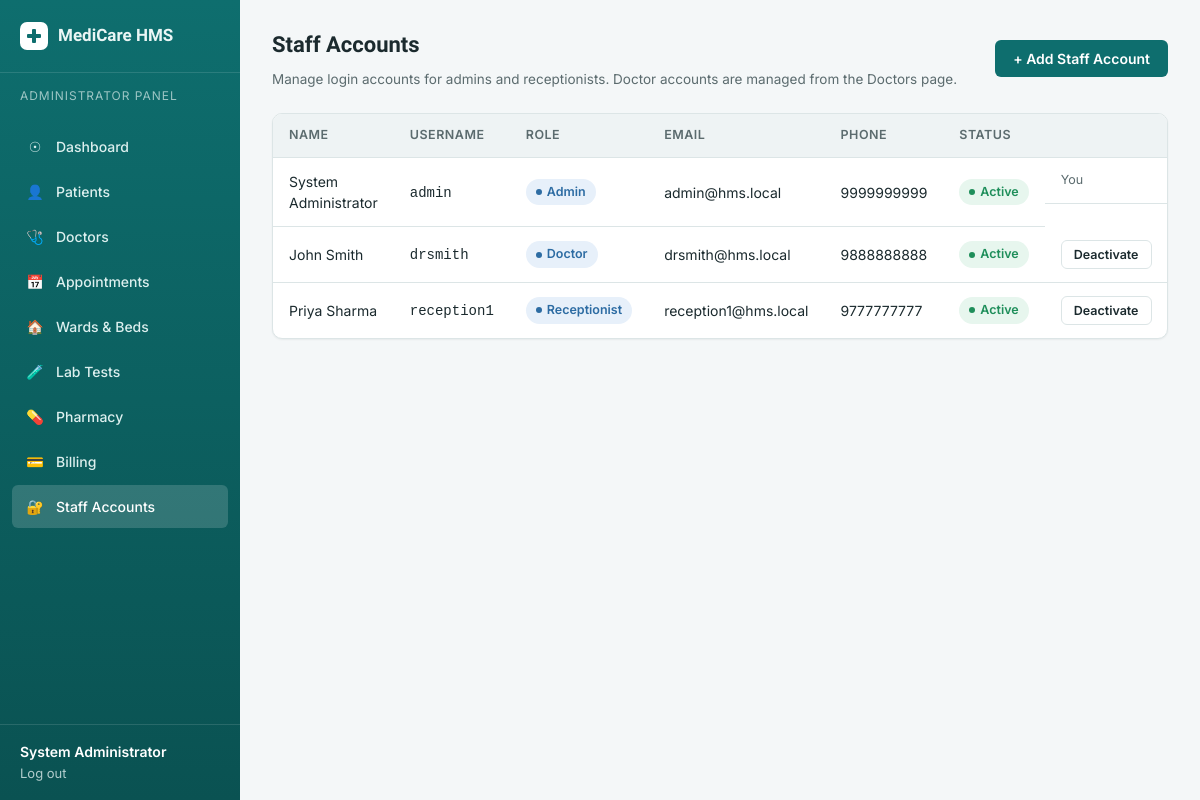
/users.php (signed in), run on the app's committed database.
### tables this page shows
CREATE TABLE users (
    user_id INT AUTO_INCREMENT PRIMARY KEY,
    username VARCHAR(50) NOT NULL UNIQUE,
    password VARCHAR(255) NOT NULL,            
    role ENUM('admin','doctor','receptionist') NOT NULL,
    full_name VARCHAR(100) NOT NULL,
    email VARCHAR(100),
    phone VARCHAR(20),
    status ENUM('active','inactive') DEFAULT 'active',
    created_at TIMESTAMP DEFAULT CURRENT_TIMESTAMP
);

### auth.php (called while the page is built, shortened)
<?php
function currentUserId() {
    return $_SESSION['user_id'] ?? null;
}
function e($value) {
    return htmlspecialchars($value ?? '', ENT_QUOTES, 'UTF-8');
}

### users.php (the view, shortened to what this page needs)
<?php
require_once __DIR__ . '/../includes/auth.php';
$pdo = getDB();
$users = $pdo->query("SELECT * FROM users ORDER BY role, full_name")->fetchAll();
include __DIR__ . '/../includes/header.php';
include __DIR__ . '/../includes/sidebar.php';
?>
<main class="main-content">
    <div class="topbar">
        <div><h1>Staff Accounts</h1><div class="subtitle">Manage login accounts for admins and receptionists. Doctor accounts are managed from the Doctors page.</div></div>
        <button class="btn btn-primary" data-modal-open="addUserModal">+ Add Staff Account</button>
    </div>
    <div class="table-wrap">
        <table>
            <thead><tr><th>Name</th><th>Username</th><th>Role</th><th>Email</th><th>Phone</th><th>Status</th><th></th></tr></thead>
            <tbody>
                <?php foreach ($users as $u): ?>
                <tr>
                    <td><?= e($u['full_name']) ?></td>
                    <td><code><?= e($u['username']) ?></code></td>
                    <td><span class="badge info"><?= e(ucfirst($u['role'])) ?></span></td>
                    <td><?= e($u['email'] ?: '—') ?></td>
                    <td><?= e($u['phone'] ?: '—') ?></td>
                    <td><span class="badge <?= $u['status'] === 'active' ? 'success' : 'neutral' ?>"><?= e(ucfirst($u['status'])) ?></span></td>
                    <td class="actions-cell">
                        <?php if ($u['user_id'] != currentUserId()): ?>
                        <form method="POST">
                            <button type="submit" name="toggle_status" class="btn btn-secondary btn-sm" data-confirm="<?= $u['status'] === 'active' ? 'Deactivate' : 'Activate' ?> this account?">
                                <?= $u['status'] === 'active' ? 'Deactivate' : 'Activate' ?>
                            </button>
                        </form>
                        <?php else: ?>
                            <span class="text-muted" style="font-size:12.5px;">You</span>
                        <?php endif; ?>
                    </td>
                </tr>
                <?php endforeach; ?>
            </tbody>
        </table>
    </div>
</main>
<?php include __DIR__ . '/../includes/footer.php'; ?>

### style.css (style rules this page uses)
:root { --color-bg: #F4F7F8; --color-surface: #FFFFFF; --color-surface-alt: #EEF3F4; --color-primary: #0E6E6E; --color-primary-dark: #0A5252; --color-primary-light: #E3F2F1; --color-accent: #2D6CA3; --color-ink: #1B2A2E; --color-ink-muted: #5B6B6E; --color-border: #DCE5E6; --color-success: #1E8E5A; --color-success-bg: #E7F6EE; --color-warning: #B8860B; --color-warning-bg: #FBF1DC; --color-danger: #C23B3B; --color-danger-bg: #FBEAEA; --color-info-bg: #E7F0FA; --font-display: 'Lexend', 'Segoe UI', sans-serif; --font-body: 'Inter', 'Segoe UI', sans-serif; --font-mono: 'IBM Plex Mono', monospace; --sidebar-width: 240px; --radius-sm: 6px; --radius-md: 10px; --radius-lg: 16px; --shadow-sm: 0 1px 2px rgba(20, 40, 42, 0.06); --shadow-md: 0 4px 12px rgba(20, 40, 42, 0.08); --shadow-lg: 0 12px 32px rgba(20, 40, 42, 0.14); }
* { box-sizing: border-box; }
html, body { margin: 0; padding: 0; background: var(--color-bg); color: var(--color-ink); font-family: var(--font-body); font-size: 15px; line-height: 1.5; -webkit-font-smoothing: antialiased; }
h1, h2, h3, h4 { font-family: var(--font-display); font-weight: 600; color: var(--color-ink); margin: 0 0 8px; }
.main-content { margin-left: var(--sidebar-width); flex: 1; min-width: 0; padding: 28px 32px 60px; }
.topbar { display: flex; justify-content: space-between; align-items: center; margin-bottom: 24px; flex-wrap: wrap; gap: 12px; }
.topbar h1 { font-size: 22px; }
.topbar .subtitle { color: var(--color-ink-muted); font-size: 13.5px; margin-top: 2px; }
.table-wrap { background: var(--color-surface); border: 1px solid var(--color-border); border-radius: var(--radius-md); overflow: hidden; box-shadow: var(--shadow-sm); }
table { width: 100%; border-collapse: collapse; font-size: 14px; }
thead th { text-align: left; background: var(--color-surface-alt); color: var(--color-ink-muted); font-weight: 600; font-size: 12.5px; text-transform: uppercase; letter-spacing: 0.04em; padding: 12px 16px; border-bottom: 1px solid var(--color-border); }
tbody td { padding: 13px 16px; border-bottom: 1px solid var(--color-border); color: var(--color-ink); vertical-align: middle; }
tbody tr:last-child td { border-bottom: none; }
.badge { display: inline-flex; align-items: center; gap: 5px; padding: 4px 10px; border-radius: 100px; font-size: 12.5px; font-weight: 600; white-space: nowrap; }
.badge::before { content: ''; width: 6px; height: 6px; border-radius: 50%; background: currentColor; }
.badge.success { background: var(--color-success-bg); color: var(--color-success); }
.badge.info { background: var(--color-info-bg); color: var(--color-accent); }
.btn { display: inline-flex; align-items: center; gap: 8px; border: none; border-radius: var(--radius-sm); padding: 10px 18px; font-size: 14px; font-weight: 600; font-family: var(--font-body); cursor: pointer; transition: transform 0.05s ease, box-shadow 0.15s ease, background 0.15s ease; text-decoration: none; }
.btn-primary { background: var(--color-primary); color: #fff; }
.btn-secondary { background: var(--color-surface); color: var(--color-ink); border: 1px solid var(--color-border); }
.btn-sm { padding: 6px 12px; font-size: 12.5px; }
.actions-cell { display: flex; gap: 6px; }
.text-muted { color: var(--color-ink-muted); }

### data on the page
users: full_name "System Administrator", username "admin", role "Admin", email "admin@hms.local", phone "9999999999", status "Active", shows "You"
users: full_name "John Smith", username "drsmith", role "Doctor", email "drsmith@hms.local", phone "9888888888", status "Active", shows "Deactivate"
users: full_name "Priya Sharma", username "reception1", role "Receptionist", email "reception1@hms.local", phone "9777777777", status "Active", shows "Deactivate"

### other printed values
$roleLabels[$role] "ADMINISTRATOR"
$icon "☉"
$label "Dashboard"
$icon "👤"
$label "Patients"
$icon "🩺"
$label "Doctors"
$icon "📅"
$label "Appointments"
$icon "🏠"
$label "Wards & Beds"
$icon "🧪"
$label "Lab Tests"
$icon "💊"
$label "Pharmacy"
